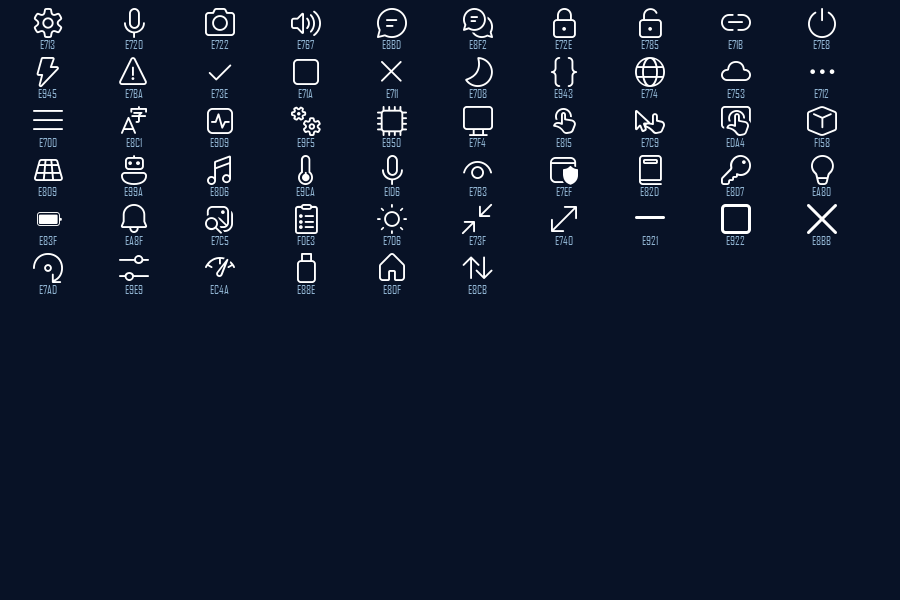

The Python source for this figure:
import os, sys
os.environ["QT_QPA_PLATFORM"]="offscreen"; os.environ["QT_QUICK_BACKEND"]="software"; os.environ["QT_QPA_FONTDIR"]="C:/Windows/Fonts"
from PySide6.QtGui import QGuiApplication, QColor, QFontDatabase
from PySide6.QtQuick import QQuickView
from PySide6.QtCore import QUrl
app=QGuiApplication([])
fam = sys.argv[1]
codes="E713 E720 E722 E767 E8BD E8F2 E72E E785 E71B E7E8 E945 E7BA E73E E71A E711 E708 E943 E774 E753 E712 E700 E8C1 E9D9 E9F5 E950 E7F4 E815 E7C9 EDA4 F158 E809 E99A E8D6 E9CA E1D6 E7B3 E7EF E82D E8D7 EA80 E83F EA8F E7C5 F0E3 E706 E73F E740 E921 E922 E8BB E7AD E9E9 EC4A E88E E80F E8CB".split()
qml = """import QtQuick
Rectangle { width: 900; height: 600; color: "#081226"
 Flow { anchors.fill: parent; anchors.margins: 8; spacing: 6
  Repeater { model: %s
   Column { width: 80; Text { text: String.fromCharCode(parseInt(modelData,16)); font.family: "%s"; font.pixelSize: 30; color: "white"; anchors.horizontalCenter: parent.horizontalCenter }
            Text { text: modelData; color: "#8fb3d1"; font.pixelSize: 12; anchors.horizontalCenter: parent.horizontalCenter } } } } }""" % (str(codes), fam)
open("scratch/_g.qml","w").write(qml)
v=QQuickView(); v.setSource(QUrl.fromLocalFile(os.path.abspath("scratch/_g.qml"))); v.show()
for _ in range(10): app.processEvents()
v.grabWindow().save("scratch/glyphs.png"); print(v.errors())
